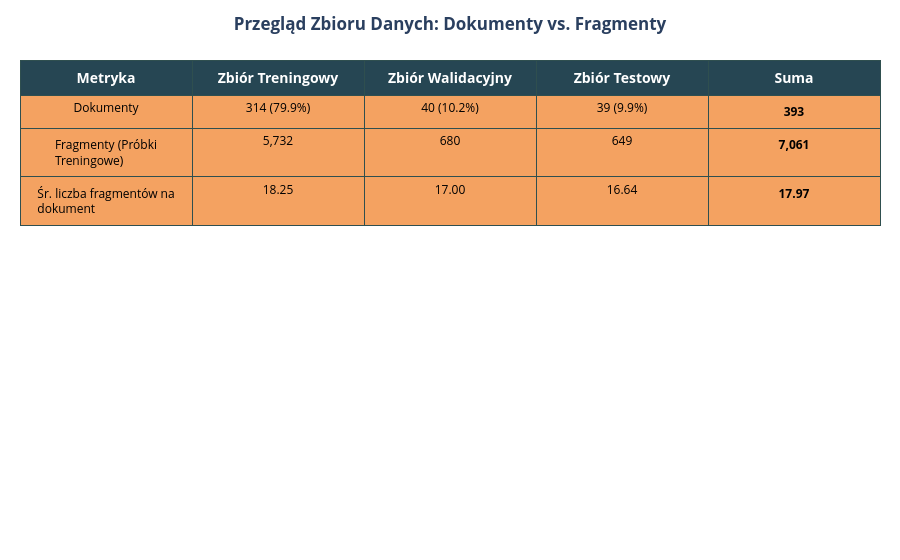

Notebook source saved alongside this figure:
### Markdown cell above
<br>

---

### **1.2. Przegląd Zbioru Danych: Od Dokumentów do Fragmentów**

Kluczowym krokiem w przygotowaniu danych było zastosowanie techniki "przesuwnego okna" (*sliding window*) w celu posegmentowania długich raportów korporacyjnych na fragmenty o długości 4096 tokenów. Proces ten znacząco zwiększył liczbę próbek treningowych. Poniższa tabela podsumowuje wynik tej transformacji i potwierdza integralność stratyfikowanego podziału na zbiory w proporcji 80/10/10.

### Code cell
# Połącz wszystkie podzbiory w celu uzyskania ogólnego przeglądu
full_dataset = concatenate_datasets([dataset['train'], dataset['validation'], dataset['test']])

# --- Obliczanie Kluczowych Statystyk ---
total_chunks = len(full_dataset)
unique_doc_ids = full_dataset.unique("doc_id")
total_docs = len(unique_doc_ids)

# Oblicz statystyki dla każdego podzbioru
split_stats = {}
for split_name in dataset.keys():
    split_data = dataset[split_name]
    split_docs = len(split_data.unique("doc_id"))
    split_chunks = len(split_data)
    split_stats[split_name] = {
        "docs": split_docs,
        "chunks": split_chunks,
        "docs_pct": (split_docs / total_docs) * 100 if total_docs > 0 else 0,
        "chunks_pct": (split_chunks / total_chunks) * 100 if total_chunks > 0 else 0,
        "avg_chunks_per_doc": split_chunks / split_docs if split_docs > 0 else 0
    }

header = ["<b>Metryka</b>", "<b>Zbiór Treningowy</b>", "<b>Zbiór Walidacyjny</b>", "<b>Zbiór Testowy</b>", "<b>Suma</b>"]
rows = [
    ["Dokumenty", 
      f"{split_stats['train']['docs']} ({split_stats['train']['docs_pct']:.1f}%)", 
      f"{split_stats['validation']['docs']} ({split_stats['validation']['docs_pct']:.1f}%)", 
      f"{split_stats['test']['docs']} ({split_stats['test']['docs_pct']:.1f}%)", 
      f"<b>{total_docs}</b>"],
    ["Fragmenty (Próbki Treningowe)", 
      f"{split_stats['train']['chunks']:,}", 
      f"{split_stats['validation']['chunks']:,}", 
      f"{split_stats['test']['chunks']:,}", 
      f"<b>{total_chunks:,}</b>"],
    ["Śr. liczba fragmentów na dokument", 
      f"{split_stats['train']['avg_chunks_per_doc']:.2f}", 
      f"{split_stats['validation']['avg_chunks_per_doc']:.2f}", 
      f"{split_stats['test']['avg_chunks_per_doc']:.2f}", 
      f"<b>{(total_chunks / total_docs):.2f}</b>"]
]

fig = go.Figure(data=[go.Table(
    header=dict(values=header, fill_color='#264653', line_color='darkslategray',
                align='center', font=dict(color='white', size=14)),
    cells=dict(values=list(zip(*rows)), fill_color='#F4A261', line_color='darkslategray',
                align='center', font=dict(color='black', size=12), height=30)
)])
fig.update_layout(
    title_text="<b>Przegląd Zbioru Danych: Dokumenty vs. Fragmenty</b>", 
    title_x=0.5,
    margin=dict(l=20, r=20, t=60, b=20)
)
fig.show()

### Figure 1 — Plotly figure (JSON) as saved in the notebook; plotly's stock layout.template omitted (floating-point values rounded to 4 significant figures)
{"data": [{"cells": {"align": "center", "fill": {"color": "#F4A261"}, "font": {"color": "black", "size": 12}, "height": 30, "line": {"color": "darkslategray"}, "values": [["Dokumenty", "Fragmenty (Próbki Treningowe)", "Śr. liczba fragmentów na dokument"], ["314 (79.9%)", "5,732", "18.25"], ["40 (10.2%)", "680", "17.00"], ["39 (9.9%)", "649", "16.64"], ["<b>393</b>", "<b>7,061</b>", "<b>17.97</b>"]]}, "header": {"align": "center", "fill": {"color": "#264653"}, "font": {"color": "white", "size": 14}, "line": {"color": "darkslategray"}, "values": ["<b>Metryka</b>", "<b>Zbiór Treningowy</b>", "<b>Zbiór Walidacyjny</b>", "<b>Zbiór Testowy</b>", "<b>Suma</b>"]}, "type": "table"}], "layout": {"margin": {"b": 20, "l": 20, "r": 20, "t": 60}, "title": {"text": "<b>Przegląd Zbioru Danych: Dokumenty vs. Fragmenty</b>", "x": 0.5}}}
